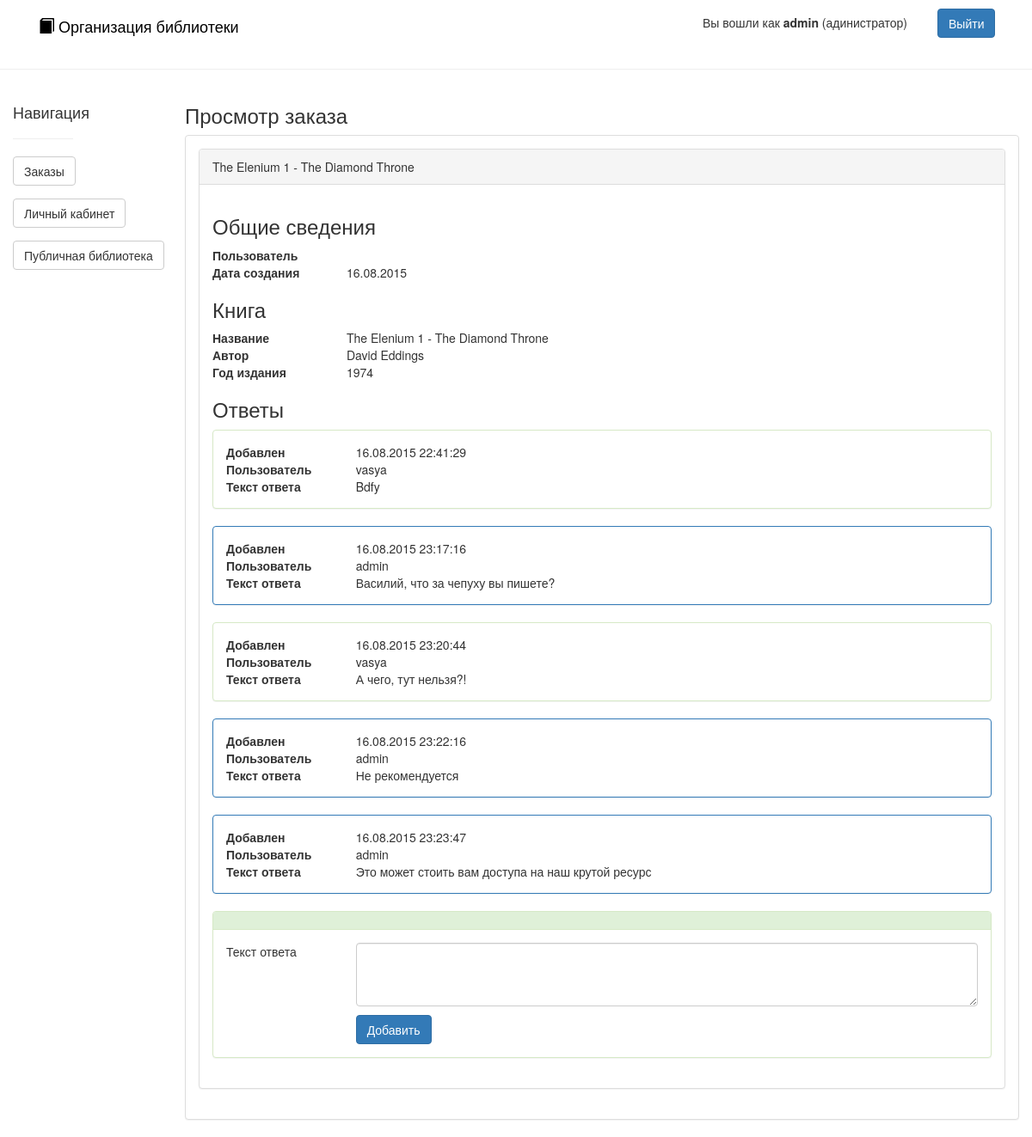
Screenshot of /order/a4848234-58f9-4d65-8cf1-c635698e3f31 (signed in) with the database file from the repository.
### app/models/User.py (models this page shows, shortened)
class User(db.Model, UserMixin):
    login = db.Column('login', db.String(30), primary_key=True, nullable=False)
    password = db.Column('password', db.String(30), nullable=False)
    email = db.Column('email', db.String(100), nullable=False)
    is_admin = db.Column('is_admin', db.Boolean, nullable=False)
    books = db.relationship('Book',
                            secondary=users_books,
                            primaryjoin=(users_books.c.user_login == login),
                            backref=db.backref('users_books', lazy='dynamic'),
                            lazy='dynamic')
    orders = db.relationship('Order')
    @classmethod
    def get(cls, id):
        return cls.query.get(id)

### app/models/Order.py (models this page shows, shortened)
class Order(db.Model):
    id = db.Column('id', db.String(36), primary_key=True, nullable=False)
    author = db.Column('author', db.Integer, nullable=False)
    name = db.Column('name', db.String(300), nullable=False)
    year = db.Column('year', db.Integer, nullable=True)
    create_date = db.Column('create_date', db.DateTime, nullable=False)
    user_login = db.Column(db.String(30), ForeignKey('user.login'), nullable=False)
    user = relationship('User')
    status_id = db.Column(db.Integer, ForeignKey('order_status.id'), nullable=False)
    status = relationship('OrderStatus')
    book_id = db.Column(db.String(36), ForeignKey('book.id'), nullable=True)
    book = relationship('Book')
    comments = relationship('Comment')
    @classmethod
    def get(cls, id):
        return cls.query.get(id)

### app/models/Comment.py (models this page shows, shortened)
class Comment(db.Model):
    __table_args__ = {'sqlite_autoincrement': True}
    id = db.Column('id', db.Integer, primary_key=True, nullable=False)
    text = db.Column('text', db.String(500), nullable=False)
    unread = db.Column('unread', db.Boolean, nullable=False)
    create_date = db.Column('create_date', db.DateTime, nullable=False)
    user_login = db.Column(db.String(30), ForeignKey('user.login'), nullable=False)
    user = db.relationship('User')
    order_id = db.Column(db.String(36), ForeignKey('order.id'), nullable=False)
    def save(self):
        try:
            db.session.add(self)
            db.session.commit()
        except Exception as e:
            db.session.rollback()
            raise e

### app/controllers/OrdersController.py (the view)
@app.route("/order/<order_id>", methods=['GET'])
@login_required
def order(order_id):
    o = Order.get(order_id)
    for c in o.comments:
        c.unread = False
        c.save()
    return render_template('order/order.html', o=o)

### app/controllers/LoginController.py (called while the page is built)
@login_manager.user_loader
def load_user(lgn):
    return User.get(lgn)

### templates/order/order.html (shortened to what this page needs)
{% extends "layout.html" %}
{% block body %}
<div class="container col-md-1">
    <h4  style="margin-top: 20px;">Навигация</h4>
    <hr>
     <div class="form-group">
        <a type="text" class="btn btn-default" href=" {{ url_for('orders') }}">Заказы</a>
    </div>
    <div class="form-group">
        <a type="text" class="btn btn-default" href="{{ url_for('main') }}">Личный кабинет</a>
    </div>
   <div class="form-group">
        <a type="text" class="btn btn-default" href="{{ url_for('public') }}">Публичная библиотека</a>
    </div>
</div>
<div class="container col-md-10 col-md-offset-1">
    <h3>Просмотр заказа</h3>
    <div class="panel panel-default">
        <div class="panel-body">
            <div class="panel panel-default">
                <div class="panel-heading">
                  {{ o.name }}
                </div>
                <div class="panel-body">
                    <h3>Общие сведения</h3>
                    <div class="row">
                      <div class="col-md-2"><b>Пользователь</b></div>
                      <div class="col-md-10">{{ o.user.name }}</div>
                    </div>
                    <div class="row">
                      <div class="col-md-2"><b>Дата создания</b></div>
                      <div class="col-md-10"> {{ o.create_date.strftime('%d.%m.%Y') }} </div>
                    </div>
                    <h3>Книга</h3>
                    <div class="row">
                      <div class="col-md-2"><b>Название</b></div>
                      <div class="col-md-10">{{ o.name }}</div>
                    </div>
                    <div class="row">
                      <div class="col-md-2"><b>Автор</b></div>
                      <div class="col-md-10">{{ o.author }}</div>
                    </div>
                    {% if o.year %}
                    <div class="row">
                      <div class="col-md-2"><b>Год издания</b></div>
                      <div class="col-md-10">{{ o.year }}</div>
                    </div>
                    {% endif %}
                    <h3>Ответы</h3>
                    {% for c in o.comments %}
                    <div class="panel
                    {% if c.user.is_admin %}
                    panel-primary
                    {% else %}
                    panel-success
                    {% endif %}
                    ">
                        <div class="panel-body">
                            <div class="row">
                              <div class="col-md-2"><b>Добавлен</b></div>
                              <div class="col-md-10">{{ c.create_date.strftime('%d.%m.%Y %H:%M:%S') }}</div>
                            </div>
                            <div class="row">
                              <div class="col-md-2"><b>Пользователь</b></div>
                              <div class="col-md-10">{{ c.user_login }}</div>
                            </div>
                            <div class="row">
                              <div class="col-md-2"><b>Текст ответа</b></div>
                              <div class="col-md-10">{{ c.text }}</div>
                            </div>
                        </div>
                    </div>
                    {% endfor %}
                    <form method="POST" action="{{ url_for('comment_add', order_id=o.id) }}">
                        <div class="panel panel-success">
                            <div class="panel-heading"></div>
                            <div class="panel-body">
                                <div class="row">
                                    <div class="col-md-2">Текст ответа</div>
                                    <div class="col-md-10">
                                        <textarea name="text" class="field form-control" rows="3"></textarea>
                                    </div>
                                </div>
                                <div class="row" style="margin-top:10px;">
                                    <div class="col-md-10 col-md-offset-2">
                                        <input type="submit" class="btn btn-primary" value="Добавить">
                                    </div>
                                </div>
                            </div>
                        </div>
                    </form>
                </div>
            </div>
        </div>
    </div>
</div>
{% endblock %}

### templates/layout.html (shortened to what this page needs)
<!DOCTYPE html>
<head>
    <link href="/static/css/bootstrap.min.css" rel="stylesheet">
</head>
<body>
    <header class="navbar navbar-static-top" style="margin-top: 10px;">
        <div class="container">
            <div class="col-md-8">
                <a href="{{ url_for('main') }}" style="color:black; text-decoration: none;">
                    <h4><span class="glyphicon glyphicon-book" aria-hidden="true"></span> Организация библиотеки</h4>
                </a>
            </div>
            {% if current_user.is_authenticated() %}
            <div class="col-md-3 text-right">
                <a class="btn btn-default"
                    {% if current_user.is_admin %}
                        href="{{ url_for('admin_users') }}"
                    {% endif %}
                    style="border: none;">Вы вошли как <b>{{ current_user.login }}</b>
                {% if current_user.is_admin %}
                    (адинистратор)
                {% endif %}
                </a>
            </div>
            <div class="col-md-1">
                <a class="btn btn-primary" href=" {{ url_for('logout') }}">Выйти</a>
            </div>
            {% endif %}
        </div>
    </header>
    <hr>
    {% block body %}{% endblock %}
</body>
</html>

### rows the page displays
User: login "admin"
Order: name "The Elenium 1 - The Diamond Throne", create_date "16.08.2015", author "David Eddings", year "1974"
Comment: create_date "16.08.2015 22:41:29", user_login "vasya", text "Bdfy"
Comment: create_date "16.08.2015 23:17:16", user_login "admin", text "Василий, что за чепуху вы пишете?"
Comment: create_date "16.08.2015 23:20:44", user_login "vasya", text "А чего, тут нельзя?!"
Comment: create_date "16.08.2015 23:22:16", user_login "admin", text "Не рекомендуется"
Comment: create_date "16.08.2015 23:23:47", user_login "admin", text "Это может стоить вам доступа на наш крутой ресурс"
